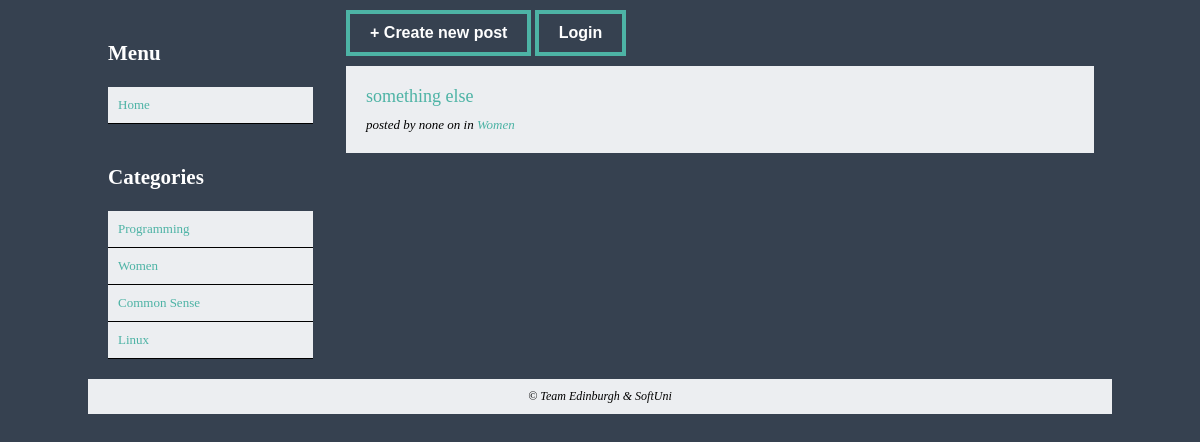
Screenshot of /index.php?category=Women with the database file from the repository.
### tables this page shows
CREATE TABLE IF NOT EXISTS `categories` (
  `Type` varchar(50) NOT NULL
);

CREATE TABLE IF NOT EXISTS `posts` (
`post_id` int(11) NOT NULL,
  `heading` varchar(50) NOT NULL,
  `author` varchar(50) NOT NULL,
  `content` text NOT NULL,
  `category` varchar(50) NOT NULL,
  `date` varchar(20) NOT NULL
);

### lib/database.php (called while the page is built, shortened)
<?php
class DB {
    static $conn;
    public function __construct() {
        self::$conn = mysqli_connect( DB_HOST, DB_USER,
            DB_PASS, DB_NAME );
        mysqli_query( self::$conn, "SET NAMES utf8" );
    }
    public function get_results( $sql ) {
        $result = mysqli_query( self::$conn, $sql );
        $return = array();
        while ( $row = mysqli_fetch_object( $result ) ) {
            $return[] = $row;
        }
        return $return;
    }
}

### index.php (the view, shortened to what this page needs)
<?php
require_once './lib/database.php';
?>
<!DOCTYPE html>
<html>
<head>
    <link rel="stylesheet" type="text/css" href="css/styles.css">
</head>
<body>
<div id="main-container">
    <div id="left">
        <section>
            <header><h3>Menu</h3></header>
            <ul>
                <li>
                    <a href="index.php">Home</a>
                </li>
            </ul>
        </section>
        <section>
            <header><h3>Categories</h3></header>
            <ul>
                <li>
                    <?php
                    $db = new DB();
                    $query = $db->get_results('SELECT * FROM categories');
                    if (!$query) {
                        die('Error in database.');
                    } else {
                        foreach ($query as $row) {
                            echo '<a href="index.php?category='.$row->Type.'">'.$row->Type.'</a>';
                        }
                    }
                    ?>
                </li>
            </ul>
        </section>
    </div>
    <div id="right">
        <div id="actions">
            <button onclick="location.href='newPost.php'">+ Create new post</button>
            <?php
            if (empty($_SESSION['loggedIn'])) {
                echo '<button onclick="location.href=\'loginPage.php\'">Login</button>';
            } else {
                echo '<button onclick="location.href=\'logout.php\'">Logout</button>';
            }
            ?>
        </div>
        <?php
        $db = new DB();
        if (!empty($_GET['category'])) {
            $category = htmlspecialchars($_GET['category']);
            $sql = "SELECT * FROM posts WHERE category='".$category."'";
        } else {
            $sql = "SELECT * FROM posts";
        }
        $result = $db->get_results($sql);
        foreach ($result as $post) { ?>
            <article>
                <header><a href="./post.php?post=<?php echo $post->post_id ?>"><?php echo $post->heading ?></a></header>
                <em>posted by <?php echo $post->author ?> on <?php echo $post->date ?> in
                    <a href="<?php echo 'index.php?category=' . $post->category ?>"><?php echo $post->category ?></a></em>
            </article>
        <?php
        }
        ?>
    </div>
    <footer>
        <em>&copy; Team Edinburgh & SoftUni</em>
    </footer>
</div>
</body>
</html>

### css/styles.css (style rules this page uses)
html, body { background-color: #364150; font: 13px Tahoma; color: #fff; margin: 0; padding: 0; }
a { color: #4db3a5; text-decoration: none; }
button { color: #fff; background-color: #364150; font-weight: 600; padding: 10px 20px; font-size: 16px; border: 4px solid #4db3a5; outline: none; cursor: pointer; transition: .5s ease; }
#main-container { width: 1024px; margin: 0 auto; }
#main-container > #left { width: 20%; display: inline-block; margin-right: 20px; padding: 10px; vertical-align: top; }
#main-container > #right { width: 73%; display: inline-block; padding: 10px; vertical-align: top; }
#right > article { background-color: #eceef1; color: #000; padding: 20px; margin-top: 10px; }
#right > article > header { font-size: 18px; font-weight: normal; padding: 0 0 10px 0; }
#left > section { padding: 10px; width: 100%; }
#left > section > header { font-size: 18px; font-weight: normal; }
#left > section > ul { list-style-type: none; margin: 0; padding: 0; }
#left > section > ul > li a { display: block; padding: 10px 10px; background-color: #eceef1; border-bottom: 1px solid #000; transition: .5s ease; }
footer { background-color: #eceef1; text-align: center; color: #000; padding: 10px; font-size: 12px; }

### rows the page displays
categories: Type "Programming"
categories: Type "Women"
categories: Type "Common Sense"
categories: Type "Linux"
posts: heading "something else", author "none", category "Women"
